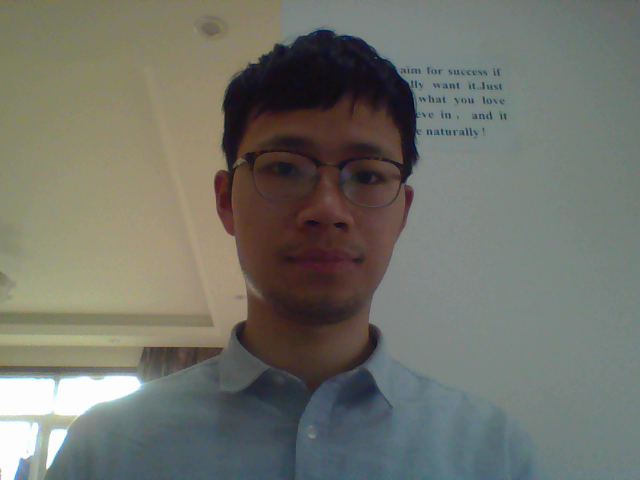
#> input picture screenshot_L.png, 640 x 480 px
$ python Chapter_4_6.py
#> lines starting #> are read from the running program, lines starting #| are printed output that depends on the picture; after the words box and inside, x2 and y2 are one past the last pixel; in counts of white or black regions, pixels touching at a corner belong together
import numpy as np
import cv2
import matplotlib
from matplotlib import  pyplot as plt

img = cv2.imread('screenshot_L.png')
#> img is the input picture: shape (480, 640, 3); mean B, G, R 106.3, 114.6, 113.3
mask = np.zeros(img.shape[:2], np.uint8)

bgdModel = np.zeros((1, 65), np.float64)
fgdModel = np.zeros((1, 65), np.float64)

rect = (200, 25, 250, 375)
cv2.grabCut(img, mask, rect, bgdModel, fgdModel, 3, cv2.GC_INIT_WITH_RECT)

mask2 = np.where((mask == 2) | (mask == 0), 0, 1).astype('uint8')
img2 = img * mask2[:, :, np.newaxis]
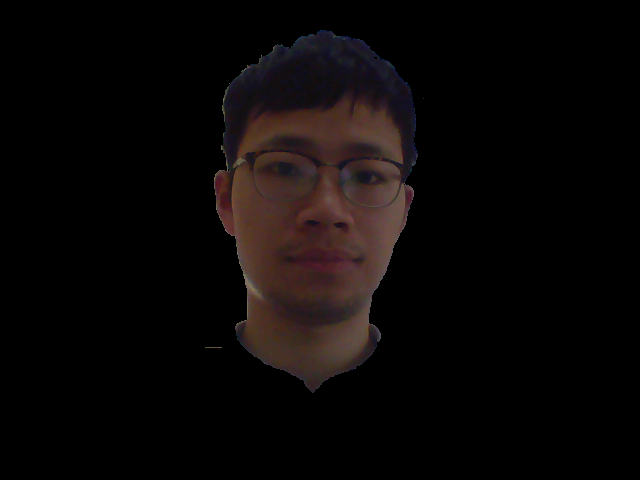
#> img2: shape (480, 640, 3); mean B, G, R 6.9, 7.3, 10.6

cv2.rectangle(img, (200, 25), (450, 400), (255, 0, 0), 4)
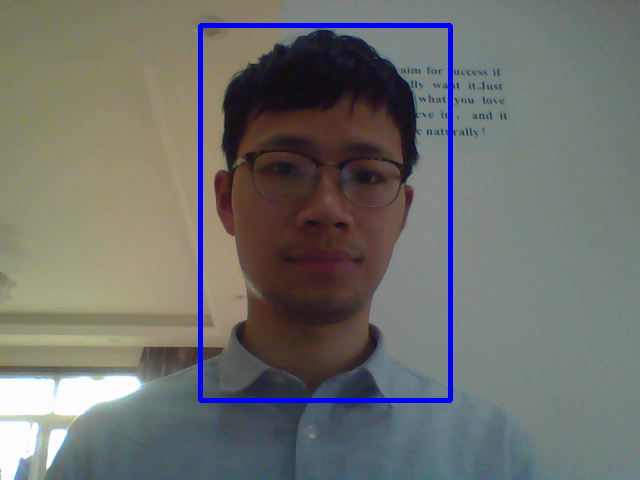
#> img: shape (480, 640, 3); 2.03% of pixels changed, all inside (x1, y1, x2, y2) = (198, 23, 453, 403)

plt.subplot(121), plt.imshow(img2)
plt.title('grabcut'), plt.xticks([]), plt.yticks([])
# plt.subplot(122), plt.imshow(cv2.cvtColor(cv2.imread('screenshot_L.png'), cv2.COLOR_BGR2GRAY))
plt.subplot(122), plt.imshow(img)
plt.title('original'), plt.xticks([]), plt.yticks([])
plt.show()
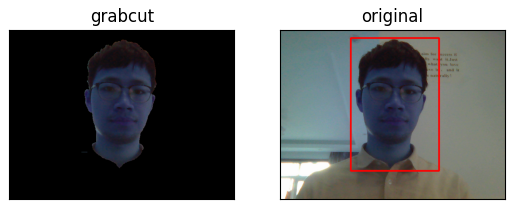
#> figure drawn by matplotlib, 2 panels; B, G, R data is drawn as R, G, B
